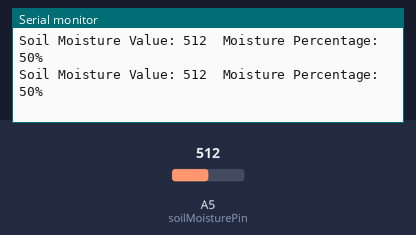
A sketch run on a simulated Arduino Uno, built with avr-gcc and run on an emulated ATmega328P. Shown: the last lines printed to the serial monitor. Inputs (shaded band) come from the test bench; at power-on: A5 (soilMoisturePin) = 512.

Above: at 1.8 s.
1.9 s: A5 (soilMoisturePin) set to 716
At 2.7 s:
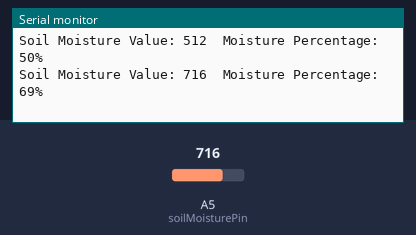
3.4 s: A5 (soilMoisturePin) set to 900
At 4.8 s:
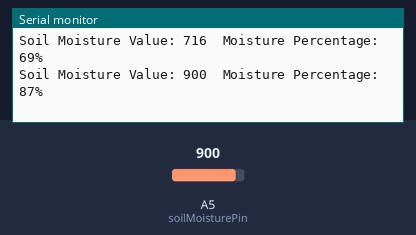
Timing chart, 0 to 6.4 s (numbered marks = the images above; inputs shaded):
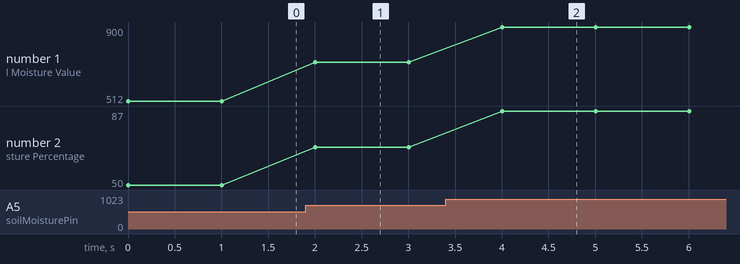

Measured:
- after the input at 1.9 s, the serial monitor: prints a new line after 0.10 s (image 1)
- after the input at 3.4 s, the serial monitor: prints a new line after 0.60 s (image 2)
- plotted number 1: 512 → 716 after the input at 1.9 s, 716 → 900 after the input at 3.4 s
- plotted number 2: 50 → 69 after the input at 1.9 s, 69 → 87 after the input at 3.4 s

The sketch:

Moisture_Sensor.ino
```cpp
// Define the analog pin for the soil moisture sensor
const int soilMoisturePin = A5;

void setup() {
  // Start serial communication
  Serial.begin(9600);
}

void loop() {
  // Read the soil moisture sensor value
  int soilMoistureValue = analogRead(soilMoisturePin);

  // Map the sensor value to a moisture percentage (adjust the mapping range based on your sensor)
  int moisturePercentage = map(soilMoistureValue, 0, 1023, 0, 100);

  // Print the sensor value and moisture percentage to the serial monitor
  Serial.print("Soil Moisture Value: ");
  Serial.print(soilMoistureValue);
  Serial.print("\tMoisture Percentage: ");
  Serial.print(moisturePercentage);
  Serial.println("%");

  // Add a delay to avoid rapid readings
  delay(1000);  // You can adjust the delay as needed
}
```
